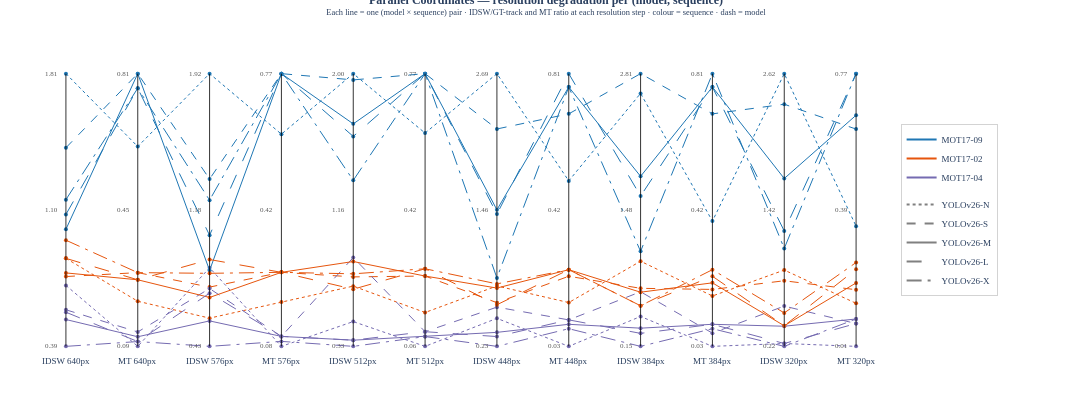

The notebook cell saved with this chart:
### Code cell
# ── Plot B: Custom Parallel Coordinates via go.Scatter ────────────────────────
#
# go.Parcoords supports only color as a per-line variable (no per-line dash/width).
# Instead, 9 separate go.Scatter traces are drawn over manually positioned vertical
# axes. This enables: colour = sequence hue, dash = model (dot / dash / solid).
#
# Alignment: spines, tick annotations, and data traces all use xref="x" / yref="y".
# Legend dummies use x=[None],y=[None] on the primary axis — no secondary axis
# (confirmed to cause primary traces to vanish in kaleido export).
#
# Typography: Times New Roman throughout (IEEE double-column template).
# Export: HTML + PDF + PNG via kaleido 1.x + system Chrome.

import numpy as np
import plotly.graph_objects as go

IEEE_FONT = "Times New Roman"

# ── Styling maps ──────────────────────────────────────────────────────────────
SEQ_HEX   = {"MOT17-09": "#1f77b4", "MOT17-02": "#e6550d", "MOT17-04": "#756bb1"}
SEQ_LABELS = {
    "MOT17-09": "MOT17-09",
    "MOT17-02": "MOT17-02",
    "MOT17-04": "MOT17-04",
}
MODEL_DASH = {"yolo26n.pt": "dot", "yolo26s.pt": "dash", "yolo26m.pt": "solid", "yolo26l.pt": "longdash", "yolo26x.pt": "longdashdot"}
MODEL_LABELS = {
    "yolo26n.pt": "YOLOv26-N",
    "yolo26s.pt": "YOLOv26-S",
    "yolo26m.pt": "YOLOv26-M",
    "yolo26l.pt": "YOLOv26-L",
    "yolo26x.pt": "YOLOv26-X",
}

# ── Dimension ordering: interleaved IDSW / MT per resolution ─────────────────
dim_keys   = []
dim_titles = []
for res in RESOLUTIONS:
    dim_keys.append(f"idsw_{res}")
    dim_titles.append(f"IDSW {res}px")
    dim_keys.append(f"mt_{res}")
    dim_titles.append(f"MT {res}px")

N_DIMS = len(dim_keys)  # 12

# ── Build flat data table ─────────────────────────────────────────────────────
pcp_rows = []
for model in MODEL_VARIANTS:
    for seq_name in SEQUENCES:
        mask = (deg_df["model"] == model) & (deg_df["seq"] == seq_name)
        sub  = deg_df[mask].set_index("imgsz")
        row  = {"model": model, "seq": seq_name}
        for res in RESOLUTIONS:
            row[f"idsw_{res}"] = float(sub.loc[res, "idsw_per_gt_track"])
            row[f"mt_{res}"]   = float(sub.loc[res, "mostly_tracked_ratio"])
        pcp_rows.append(row)

df_pcp = pd.DataFrame(pcp_rows)

# ── Per-dimension min/max for normalisation ───────────────────────────────────
dim_min = {k: df_pcp[k].min() for k in dim_keys}
dim_max = {k: df_pcp[k].max() for k in dim_keys}

def norm(val, k):
    lo, hi = dim_min[k], dim_max[k]
    return (val - lo) / (hi - lo) if hi > lo else 0.5

x_pos = list(range(N_DIMS))  # integer positions 0–11

# ── Build figure ─────────────────────────────────────────────────────────────
fig = go.Figure()

for _, row in df_pcp.iterrows():
    y_norm = [norm(row[k], k) for k in dim_keys]
    fig.add_trace(go.Scatter(
        x=x_pos, y=y_norm,
        mode="lines+markers",
        marker=dict(size=4, color=SEQ_HEX[row["seq"]]),
        line=dict(color=SEQ_HEX[row["seq"]], dash=MODEL_DASH[row["model"]], width=1),
        showlegend=False,
        hovertemplate=(
            "<b>" + SEQ_LABELS[row["seq"]] + "</b><br>" +
            MODEL_LABELS[row["model"]] + "<extra></extra>"
        ),
    ))

# ── Legend dummies on primary axis ────────────────────────────────────────────
for seq_name in SEQUENCES:
    fig.add_trace(go.Scatter(
        x=[None], y=[None], mode="lines",
        line=dict(color=SEQ_HEX[seq_name], width=2),
        name=SEQ_LABELS[seq_name], legendgroup="seq", showlegend=True,
    ))
for model in MODEL_VARIANTS:
    fig.add_trace(go.Scatter(
        x=[None], y=[None], mode="lines",
        line=dict(color="grey", dash=MODEL_DASH[model], width=2),
        name=MODEL_LABELS[model], legendgroup="model", showlegend=True,
    ))

# ── Vertical axis spines in data coordinates ─────────────────────────────────
shapes = []
for xp in x_pos:
    shapes.append(dict(
        type="line", xref="x", yref="y",
        x0=xp, x1=xp, y0=0.0, y1=1.0,
        line=dict(color="black", width=0.8),
    ))

# ── Tick + label annotations ──────────────────────────────────────────────────
annotations = []
N_TICKS = 3
for i, k in enumerate(dim_keys):
    lo, hi = dim_min[k], dim_max[k]
    for t in range(N_TICKS):
        frac = t / (N_TICKS - 1)
        val  = lo + frac * (hi - lo)
        annotations.append(dict(
            x=x_pos[i], y=frac, xref="x", yref="y",
            text=f"{val:.2f}", showarrow=False,
            xanchor="right", yanchor="middle",
            font=dict(size=7, color="#555", family=IEEE_FONT),
            xshift=-6,
        ))
    # Axis label just below the bottom of the spine (y=0 in data coords)
    annotations.append(dict(
        x=x_pos[i], y=0, xref="x", yref="y",
        text=dim_titles[i], showarrow=False,
        xanchor="center", yanchor="top",
        font=dict(size=9, family=IEEE_FONT),
        yshift=-8,
    ))

fig.update_layout(
    shapes=shapes,
    annotations=annotations,
    paper_bgcolor="white",
    plot_bgcolor="white",
    xaxis=dict(visible=False, range=[-0.5, N_DIMS - 0.5]),
    yaxis=dict(visible=False, range=[-0.05, 1.05]),
    title=dict(
        text=(
            "<b>Parallel Coordinates — resolution degradation per (model, sequence)</b><br>"
            "<sup>Each line = one (model × sequence) pair · "
            "IDSW/GT-track and MT ratio at each resolution step · "
            "colour = sequence · dash = model</sup>"
        ),
        x=0.5, xanchor="center", y=0.99,
        font=dict(size=12, family=IEEE_FONT),
    ),
    legend=dict(
        orientation="v",
        x=1.01, xanchor="left",
        y=0.5,  yanchor="middle",
        font=dict(size=9, family=IEEE_FONT),
        bgcolor="rgba(255,255,255,0.85)",
        bordercolor="lightgrey", borderwidth=1,
        tracegroupgap=8,
    ),
    width=1200, height=420,
    margin=dict(l=30, r=200, t=60, b=60),
    font=dict(family=IEEE_FONT, size=9),
)

# ── Export ────────────────────────────────────────────────────────────────────
out_dir  = RESULTS_RAW.parent / "figures"
out_html = out_dir / "exp_model_comparison_pcp.html"
out_pdf  = out_dir / "exp_model_comparison_pcp.pdf"
out_png  = out_dir / "exp_model_comparison_pcp.png"

fig.write_html(str(out_html), include_plotlyjs="cdn")
fig.write_image(str(out_pdf))
fig.write_image(str(out_png))

print(f"Saved HTML → {out_html}")
print(f"Saved PDF  → {out_pdf}")
print(f"Saved PNG  → {out_png}")
fig.show()

### Figure 1 — Plotly figure (JSON) as saved in the notebook; plotly's stock layout.template omitted (floating-point values rounded to 4 significant figures)
{"data": [{"hovertemplate": "<b>MOT17-09</b><br>YOLOv26-N<extra></extra>", "line": {"color": "#1f77b4", "dash": "dot", "width": 1}, "marker": {"color": "#1f77b4", "size": 4}, "mode": "lines+markers", "showlegend": false, "type": "scatter", "x": [0, 1, 2, 3, 4, 5, 6, 7, 8, 9, 10, 11], "y": [1, 0.7326, 1, 0.7781, 1, 0.7821, 1, 0.6067, 0.9276, 0.4592, 1, 0.4408]}, {"hovertemplate": "<b>MOT17-02</b><br>YOLOv26-N<extra></extra>", "line": {"color": "#e6550d", "dash": "dot", "width": 1}, "marker": {"color": "#e6550d", "size": 4}, "mode": "lines+markers", "showlegend": false, "type": "scatter", "x": [0, 1, 2, 3, 4, 5, 6, 7, 8, 9, 10, 11], "y": [0.3227, 0.1654, 0.1035, 0.1626, 0.2208, 0.1242, 0.2214, 0.1606, 0.3122, 0.1847, 0.2798, 0.1578]}, {"hovertemplate": "<b>MOT17-04</b><br>YOLOv26-N<extra></extra>", "line": {"color": "#756bb1", "dash": "dot", "width": 1}, "marker": {"color": "#756bb1", "size": 4}, "mode": "lines+markers", "showlegend": false, "type": "scatter", "x": [0, 1, 2, 3, 4, 5, 6, 7, 8, 9, 10, 11], "y": [0.2236, 0, 0.2883, 0, 0.09091, 0, 0.1027, 0, 0.1096, 0, 0.01055, 0]}, {"hovertemplate": "<b>MOT17-09</b><br>YOLOv26-S<extra></extra>", "line": {"color": "#1f77b4", "dash": "dash", "width": 1}, "marker": {"color": "#1f77b4", "size": 4}, "mode": "lines+markers", "showlegend": false, "type": "scatter", "x": [0, 1, 2, 3, 4, 5, 6, 7, 8, 9, 10, 11], "y": [0.7282, 1, 0.6135, 1, 0.977, 1, 0.7971, 0.8525, 1, 0.8525, 0.8878, 0.7967]}, {"hovertemplate": "<b>MOT17-02</b><br>YOLOv26-S<extra></extra>", "line": {"color": "#e6550d", "dash": "dash", "width": 1}, "marker": {"color": "#e6550d", "size": 4}, "mode": "lines+markers", "showlegend": false, "type": "scatter", "x": [0, 1, 2, 3, 4, 5, 6, 7, 8, 9, 10, 11], "y": [0.256, 0.2704, 0.2173, 0.2715, 0.2547, 0.2578, 0.1602, 0.257, 0.2128, 0.2088, 0.2405, 0.2077]}, {"hovertemplate": "<b>MOT17-04</b><br>YOLOv26-S<extra></extra>", "line": {"color": "#756bb1", "dash": "dash", "width": 1}, "marker": {"color": "#756bb1", "size": 4}, "mode": "lines+markers", "showlegend": false, "type": "scatter", "x": [0, 1, 2, 3, 4, 5, 6, 7, 8, 9, 10, 11], "y": [0.1342, 0.05281, 0.212, 0.03652, 0.3258, 0.05379, 0.1438, 0.09708, 0.2002, 0.04854, 0.1477, 0.08366]}, {"hovertemplate": "<b>MOT17-09</b><br>YOLOv26-M<extra></extra>", "line": {"color": "#1f77b4", "dash": "solid", "width": 1}, "marker": {"color": "#1f77b4", "size": 4}, "mode": "lines+markers", "showlegend": false, "type": "scatter", "x": [0, 1, 2, 3, 4, 5, 6, 7, 8, 9, 10, 11], "y": [0.4293, 1, 0.2785, 1, 0.8159, 1, 0.5006, 0.9508, 0.6235, 0.9508, 0.6154, 0.8475]}, {"hovertemplate": "<b>MOT17-02</b><br>YOLOv26-M<extra></extra>", "line": {"color": "#e6550d", "dash": "solid", "width": 1}, "marker": {"color": "#e6550d", "size": 4}, "mode": "lines+markers", "showlegend": false, "type": "scatter", "x": [0, 1, 2, 3, 4, 5, 6, 7, 8, 9, 10, 11], "y": [0.2693, 0.2441, 0.1794, 0.2715, 0.3112, 0.2578, 0.2138, 0.2812, 0.1986, 0.2329, 0.07543, 0.2327]}, {"hovertemplate": "<b>MOT17-04</b><br>YOLOv26-M<extra></extra>", "line": {"color": "#756bb1", "dash": "solid", "width": 1}, "marker": {"color": "#756bb1", "size": 4}, "mode": "lines+markers", "showlegend": false, "type": "scatter", "x": [0, 1, 2, 3, 4, 5, 6, 7, 8, 9, 10, 11], "y": [0.09838, 0.03521, 0.09328, 0.03652, 0.02273, 0.03586, 0.05136, 0.0809, 0.06673, 0.0809, 0.07383, 0.1004]}, {"hovertemplate": "<b>MOT17-09</b><br>YOLOv26-L<extra></extra>", "line": {"color": "#1f77b4", "dash": "longdash", "width": 1}, "marker": {"color": "#1f77b4", "size": 4}, "mode": "lines+markers", "showlegend": false, "type": "scatter", "x": [0, 1, 2, 3, 4, 5, 6, 7, 8, 9, 10, 11], "y": [0.4837, 0.9465, 0.4074, 1, 0.7698, 1, 0.485, 1, 0.5511, 0.9508, 0.4231, 1]}, {"hovertemplate": "<b>MOT17-02</b><br>YOLOv26-L<extra></extra>", "line": {"color": "#e6550d", "dash": "longdash", "width": 1}, "marker": {"color": "#e6550d", "size": 4}, "mode": "lines+markers", "showlegend": false, "type": "scatter", "x": [0, 1, 2, 3, 4, 5, 6, 7, 8, 9, 10, 11], "y": [0.3227, 0.2441, 0.3184, 0.2715, 0.2095, 0.2845, 0.1525, 0.2812, 0.1488, 0.257, 0.07543, 0.2825]}, {"hovertemplate": "<b>MOT17-04</b><br>YOLOv26-L<extra></extra>", "line": {"color": "#756bb1", "dash": "longdash", "width": 1}, "marker": {"color": "#756bb1", "size": 4}, "mode": "lines+markers", "showlegend": false, "type": "scatter", "x": [0, 1, 2, 3, 4, 5, 6, 7, 8, 9, 10, 11], "y": [0.1252, 0.0176, 0.195, 0.03652, 0.02273, 0.05379, 0.03595, 0.09708, 0.04766, 0.0809, 0.01055, 0.08366]}, {"hovertemplate": "<b>MOT17-09</b><br>YOLOv26-X<extra></extra>", "line": {"color": "#1f77b4", "dash": "longdashdot", "width": 1}, "marker": {"color": "#1f77b4", "size": 4}, "mode": "lines+markers", "showlegend": false, "type": "scatter", "x": [0, 1, 2, 3, 4, 5, 6, 7, 8, 9, 10, 11], "y": [0.538, 0.9465, 0.5362, 1, 0.6087, 1, 0.2509, 0.9508, 0.3483, 1, 0.359, 1]}, {"hovertemplate": "<b>MOT17-02</b><br>YOLOv26-X<extra></extra>", "line": {"color": "#e6550d", "dash": "longdashdot", "width": 1}, "marker": {"color": "#e6550d", "size": 4}, "mode": "lines+markers", "showlegend": false, "type": "scatter", "x": [0, 1, 2, 3, 4, 5, 6, 7, 8, 9, 10, 11], "y": [0.3893, 0.2704, 0.2678, 0.2715, 0.266, 0.2845, 0.2291, 0.2812, 0.1488, 0.2812, 0.1226, 0.3075]}, {"hovertemplate": "<b>MOT17-04</b><br>YOLOv26-X<extra></extra>", "line": {"color": "#756bb1", "dash": "longdashdot", "width": 1}, "marker": {"color": "#756bb1", "size": 4}, "mode": "lines+markers", "showlegend": false, "type": "scatter", "x": [0, 1, 2, 3, 4, 5, 6, 7, 8, 9, 10, 11], "y": [0, 0.0176, 0, 0.01826, 0, 0.03586, 0, 0.06472, 0, 0.06472, 0, 0.1004]}, {"legendgroup": "seq", "line": {"color": "#1f77b4", "width": 2}, "mode": "lines", "name": "MOT17-09", "showlegend": true, "type": "scatter", "x": [null], "y": [null]}, {"legendgroup": "seq", "line": {"color": "#e6550d", "width": 2}, "mode": "lines", "name": "MOT17-02", "showlegend": true, "type": "scatter", "x": [null], "y": [null]}, {"legendgroup": "seq", "line": {"color": "#756bb1", "width": 2}, "mode": "lines", "name": "MOT17-04", "showlegend": true, "type": "scatter", "x": [null], "y": [null]}, {"legendgroup": "model", "line": {"color": "grey", "dash": "dot", "width": 2}, "mode": "lines", "name": "YOLOv26-N", "showlegend": true, "type": "scatter", "x": [null], "y": [null]}, {"legendgroup": "model", "line": {"color": "grey", "dash": "dash", "width": 2}, "mode": "lines", "name": "YOLOv26-S", "showlegend": true, "type": "scatter", "x": [null], "y": [null]}, {"legendgroup": "model", "line": {"color": "grey", "dash": "solid", "width": 2}, "mode": "lines", "name": "YOLOv26-M", "showlegend": true, "type": "scatter", "x": [null], "y": [null]}, {"legendgroup": "model", "line": {"color": "grey", "dash": "longdash", "width": 2}, "mode": "lines", "name": "YOLOv26-L", "showlegend": true, "type": "scatter", "x": [null], "y": [null]}, {"legendgroup": "model", "line": {"color": "grey", "dash": "longdashdot", "width": 2}, "mode": "lines", "name": "YOLOv26-X", "showlegend": true, "type": "scatter", "x": [null], "y": [null]}], "layout": {"annotations": [{"font": {"color": "#555", "family": "Times New Roman", "size": 7}, "showarrow": false, "text": "0.39", "x": 0, "xanchor": "right", "xref": "x", "xshift": -6, "y": 0, "yanchor": "middle", "yref": "y"}, {"font": {"color": "#555", "family": "Times New Roman", "size": 7}, "showarrow": false, "text": "1.10", "x": 0, "xanchor": "right", "xref": "x", "xshift": -6, "y": 0.5, "yanchor": "middle", "yref": "y"}, {"font": {"color": "#555", "family": "Times New Roman", "size": 7}, "showarrow": false, "text": "1.81", "x": 0, "xanchor": "right", "xref": "x", "xshift": -6, "y": 1, "yanchor": "middle", "yref": "y"}, {"font": {"family": "Times New Roman", "size": 9}, "showarrow": false, "text": "IDSW 640px", "x": 0, "xanchor": "center", "xref": "x", "y": 0, "yanchor": "top", "yref": "y", "yshift": -8}, {"font": {"color": "#555", "family": "Times New Roman", "size": 7}, "showarrow": false, "text": "0.09", "x": 1, "xanchor": "right", "xref": "x", "xshift": -6, "y": 0, "yanchor": "middle", "yref": "y"}, {"font": {"color": "#555", "family": "Times New Roman", "size": 7}, "showarrow": false, "text": "0.45", "x": 1, "xanchor": "right", "xref": "x", "xshift": -6, "y": 0.5, "yanchor": "middle", "yref": "y"}, {"font": {"color": "#555", "family": "Times New Roman", "size": 7}, "showarrow": false, "text": "0.81", "x": 1, "xanchor": "right", "xref": "x", "xshift": -6, "y": 1, "yanchor": "middle", "yref": "y"}, {"font": {"family": "Times New Roman", "size": 9}, "showarrow": false, "text": "MT 640px", "x": 1, "xanchor": "center", "xref": "x", "y": 0, "yanchor": "top", "yref": "y", "yshift": -8}, {"font": {"color": "#555", "family": "Times New Roman", "size": 7}, "showarrow": false, "text": "0.43", "x": 2, "xanchor": "right", "xref": "x", "xshift": -6, "y": 0, "yanchor": "middle", "yref": "y"}, {"font": {"color": "#555", "family": "Times New Roman", "size": 7}, "showarrow": false, "text": "1.18", "x": 2, "xanchor": "right", "xref": "x", "xshift": -6, "y": 0.5, "yanchor": "middle", "yref": "y"}, {"font": {"color": "#555", "family": "Times New Roman", "size": 7}, "showarrow": false, "text": "1.92", "x": 2, "xanchor": "right", "xref": "x", "xshift": -6, "y": 1, "yanchor": "middle", "yref": "y"}, {"font": {"family": "Times New Roman", "size": 9}, "showarrow": false, "text": "IDSW 576px", "x": 2, "xanchor": "center", "xref": "x", "y": 0, "yanchor": "top", "yref": "y", "yshift": -8}, {"font": {"color": "#555", "family": "Times New Roman", "size": 7}, "showarrow": false, "text": "0.08", "x": 3, "xanchor": "right", "xref": "x", "xshift": -6, "y": 0, "yanchor": "middle", "yref": "y"}, {"font": {"color": "#555", "family": "Times New Roman", "size": 7}, "showarrow": false, "text": "0.42", "x": 3, "xanchor": "right", "xref": "x", "xshift": -6, "y": 0.5, "yanchor": "middle", "yref": "y"}, {"font": {"color": "#555", "family": "Times New Roman", "size": 7}, "showarrow": false, "text": "0.77", "x": 3, "xanchor": "right", "xref": "x", "xshift": -6, "y": 1, "yanchor": "middle", "yref": "y"}, {"font": {"family": "Times New Roman", "size": 9}, "showarrow": false, "text": "MT 576px", "x": 3, "xanchor": "center", "xref": "x", "y": 0, "yanchor": "top", "yref": "y", "yshift": -8}, {"font": {"color": "#555", "family": "Times New Roman", "size": 7}, "showarrow": false, "text": "0.33", "x": 4, "xanchor": "right", "xref": "x", "xshift": -6, "y": 0, "yanchor": "middle", "yref": "y"}, {"font": {"color": "#555", "family": "Times New Roman", "size": 7}, "showarrow": false, "text": "1.16", "x": 4, "xanchor": "right", "xref": "x", "xshift": -6, "y": 0.5, "yanchor": "middle", "yref": "y"}, {"font": {"color": "#555", "family": "Times New Roman", "size": 7}, "showarrow": false, "text": "2.00", "x": 4, "xanchor": "right", "xref": "x", "xshift": -6, "y": 1, "yanchor": "middle", "yref": "y"}, {"font": {"family": "Times New Roman", "size": 9}, "showarrow": false, "text": "IDSW 512px", "x": 4, "xanchor": "center", "xref": "x", "y": 0, "yanchor": "top", "yref": "y", "yshift": -8}, {"font": {"color": "#555", "family": "Times New Roman", "size": 7}, "showarrow": false, "text": "0.06", "x": 5, "xanchor": "right", "xref": "x", "xshift": -6, "y": 0, "yanchor": "middle", "yref": "y"}, {"font": {"color": "#555", "family": "Times New Roman", "size": 7}, "showarrow": false, "text": "0.42", "x": 5, "xanchor": "right", "xref": "x", "xshift": -6, "y": 0.5, "yanchor": "middle", "yref": "y"}, {"font": {"color": "#555", "family": "Times New Roman", "size": 7}, "showarrow": false, "text": "0.77", "x": 5, "xanchor": "right", "xref": "x", "xshift": -6, "y": 1, "yanchor": "middle", "yref": "y"}, {"font": {"family": "Times New Roman", "size": 9}, "showarrow": false, "text": "MT 512px", "x": 5, "xanchor": "center", "xref": "x", "y": 0, "yanchor": "top", "yref": "y", "yshift": -8}, {"font": {"color": "#555", "family": "Times New Roman", "size": 7}, "showarrow": false, "text": "0.23", "x": 6, "xanchor": "right", "xref": "x", "xshift": -6, "y": 0, "yanchor": "middle", "yref": "y"}, {"font": {"color": "#555", "family": "Times New Roman", "size": 7}, "showarrow": false, "text": "1.46", "x": 6, "xanchor": "right", "xref": "x", "xshift": -6, "y": 0.5, "yanchor": "middle", "yref": "y"}, {"font": {"color": "#555", "family": "Times New Roman", "size": 7}, "showarrow": false, "text": "2.69", "x": 6, "xanchor": "right", "xref": "x", "xshift": -6, "y": 1, "yanchor": "middle", "yref": "y"}, {"font": {"family": "Times New Roman", "size": 9}, "showarrow": false, "text": "IDSW 448px", "x": 6, "xanchor": "center", "xref": "x", "y": 0, "yanchor": "top", "yref": "y", "yshift": -8}, {"font": {"color": "#555", "family": "Times New Roman", "size": 7}, "showarrow": false, "text": "0.03", "x": 7, "xanchor": "right", "xref": "x", "xshift": -6, "y": 0, "yanchor": "middle", "yref": "y"}, {"font": {"color": "#555", "family": "Times New Roman", "size": 7}, "showarrow": false, "text": "0.42", "x": 7, "xanchor": "right", "xref": "x", "xshift": -6, "y": 0.5, "yanchor": "middle", "yref": "y"}, {"font": {"color": "#555", "family": "Times New Roman", "size": 7}, "showarrow": false, "text": "0.81", "x": 7, "xanchor": "right", "xref": "x", "xshift": -6, "y": 1, "yanchor": "middle", "yref": "y"}, {"font": {"family": "Times New Roman", "size": 9}, "showarrow": false, "text": "MT 448px", "x": 7, "xanchor": "center", "xref": "x", "y": 0, "yanchor": "top", "yref": "y", "yshift": -8}, {"font": {"color": "#555", "family": "Times New Roman", "size": 7}, "showarrow": false, "text": "0.15", "x": 8, "xanchor": "right", "xref": "x", "xshift": -6, "y": 0, "yanchor": "middle", "yref": "y"}, {"font": {"color": "#555", "family": "Times New Roman", "size": 7}, "showarrow": false, "text": "1.48", "x": 8, "xanchor": "right", "xref": "x", "xshift": -6, "y": 0.5, "yanchor": "middle", "yref": "y"}, {"font": {"color": "#555", "family": "Times New Roman", "size": 7}, "showarrow": false, "text": "2.81", "x": 8, "xanchor": "right", "xref": "x", "xshift": -6, "y": 1, "yanchor": "middle", "yref": "y"}, {"font": {"family": "Times New Roman", "size": 9}, "showarrow": false, "text": "IDSW 384px", "x": 8, "xanchor": "center", "xref": "x", "y": 0, "yanchor": "top", "yref": "y", "yshift": -8}, {"font": {"color": "#555", "family": "Times New Roman", "size": 7}, "showarrow": false, "text": "0.03", "x": 9, "xanchor": "right", "xref": "x", "xshift": -6, "y": 0, "yanchor": "middle", "yref": "y"}, {"font": {"color": "#555", "family": "Times New Roman", "size": 7}, "showarrow": false, "text": "0.42", "x": 9, "xanchor": "right", "xref": "x", "xshift": -6, "y": 0.5, "yanchor": "middle", "yref": "y"}, {"font": {"color": "#555", "family": "Times New Roman", "size": 7}, "showarrow": false, "text": "0.81", "x": 9, "xanchor": "right", "xref": "x", "xshift": -6, "y": 1, "yanchor": "middle", "yref": "y"}, {"font": {"family": "Times New Roman", "size": 9}, "showarrow": false, "text": "MT 384px", "x": 9, "xanchor": "center", "xref": "x", "y": 0, "yanchor": "top", "yref": "y", "yshift": -8}, {"font": {"color": "#555", "family": "Times New Roman", "size": 7}, "showarrow": false, "text": "0.22", "x": 10, "xanchor": "right", "xref": "x", "xshift": -6, "y": 0, "yanchor": "middle", "yref": "y"}, {"font": {"color": "#555", "family": "Times New Roman", "size": 7}, "showarrow": false, "text": "1.42", "x": 10, "xanchor": "right", "xref": "x", "xshift": -6, "y": 0.5, "yanchor": "middle", "yref": "y"}, {"font": {"color": "#555", "family": "Times New Roman", "size": 7}, "showarrow": false, "text": "2.62", "x": 10, "xanchor": "right", "xref": "x", "xshift": -6, "y": 1, "yanchor": "middle", "yref": "y"}, {"font": {"family": "Times New Roman", "size": 9}, "showarrow": false, "text": "IDSW 320px", "x": 10, "xanchor": "center", "xref": "x", "y": 0, "yanchor": "top", "yref": "y", "yshift": -8}, {"font": {"color": "#555", "family": "Times New Roman", "size": 7}, "showarrow": false, "text": "0.01", "x": 11, "xanchor": "right", "xref": "x", "xshift": -6, "y": 0, "yanchor": "middle", "yref": "y"}, {"font": {"color": "#555", "family": "Times New Roman", "size": 7}, "showarrow": false, "text": "0.39", "x": 11, "xanchor": "right", "xref": "x", "xshift": -6, "y": 0.5, "yanchor": "middle", "yref": "y"}, {"font": {"color": "#555", "family": "Times New Roman", "size": 7}, "showarrow": false, "text": "0.77", "x": 11, "xanchor": "right", "xref": "x", "xshift": -6, "y": 1, "yanchor": "middle", "yref": "y"}, {"font": {"family": "Times New Roman", "size": 9}, "showarrow": false, "text": "MT 320px", "x": 11, "xanchor": "center", "xref": "x", "y": 0, "yanchor": "top", "yref": "y", "yshift": -8}], "font": {"family": "Times New Roman", "size": 9}, "height": 420, "legend": {"bgcolor": "rgba(255,255,255,0.85)", "bordercolor": "lightgrey", "borderwidth": 1, "font": {"family": "Times New Roman", "size": 9}, "orientation": "v", "tracegroupgap": 8, "x": 1.01, "xanchor": "left", "y": 0.5, "yanchor": "middle"}, "margin": {"b": 60, "l": 30, "r": 200, "t": 60}, "paper_bgcolor": "white", "plot_bgcolor": "white", "shapes": [{"line": {"color": "black", "width": 0.8}, "type": "line", "x0": 0, "x1": 0, "xref": "x", "y0": 0, "y1": 1, "yref": "y"}, {"line": {"color": "black", "width": 0.8}, "type": "line", "x0": 1, "x1": 1, "xref": "x", "y0": 0, "y1": 1, "yref": "y"}, {"line": {"color": "black", "width": 0.8}, "type": "line", "x0": 2, "x1": 2, "xref": "x", "y0": 0, "y1": 1, "yref": "y"}, {"line": {"color": "black", "width": 0.8}, "type": "line", "x0": 3, "x1": 3, "xref": "x", "y0": 0, "y1": 1, "yref": "y"}, {"line": {"color": "black", "width": 0.8}, "type": "line", "x0": 4, "x1": 4, "xref": "x", "y0": 0, "y1": 1, "yref": "y"}, {"line": {"color": "black", "width": 0.8}, "type": "line", "x0": 5, "x1": 5, "xref": "x", "y0": 0, "y1": 1, "yref": "y"}, {"line": {"color": "black", "width": 0.8}, "type": "line", "x0": 6, "x1": 6, "xref": "x", "y0": 0, "y1": 1, "yref": "y"}, {"line": {"color": "black", "width": 0.8}, "type": "line", "x0": 7, "x1": 7, "xref": "x", "y0": 0, "y1": 1, "yref": "y"}, {"line": {"color": "black", "width": 0.8}, "type": "line", "x0": 8, "x1": 8, "xref": "x", "y0": 0, "y1": 1, "yref": "y"}, {"line": {"color": "black", "width": 0.8}, "type": "line", "x0": 9, "x1": 9, "xref": "x", "y0": 0, "y1": 1, "yref": "y"}, {"line": {"color": "black", "width": 0.8}, "type": "line", "x0": 10, "x1": 10, "xref": "x", "y0": 0, "y1": 1, "yref": "y"}, {"line": {"color": "black", "width": 0.8}, "type": "line", "x0": 11, "x1": 11, "xref": "x", "y0": 0, "y1": 1, "yref": "y"}], "title": {"font": {"family": "Times New Roman", "size": 12}, "text": "<b>Parallel Coordinates — resolution degradation per (model, sequence)</b><br><sup>Each line = one (model × sequence) pair · IDSW/GT-track and MT ratio at each resolution step · colour = sequence · dash = model</sup>", "x": 0.5, "xanchor": "center", "y": 0.99}, "width": 1200, "xaxis": {"range": [-0.5, 11.5], "visible": false}, "yaxis": {"range": [-0.05, 1.05], "visible": false}}}
